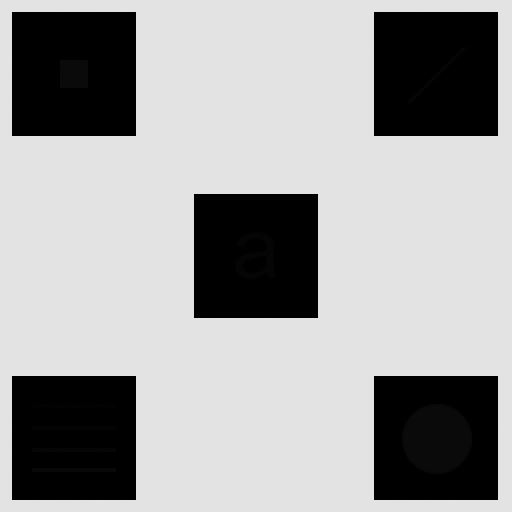
#> input picture iivp/lab2/images/q1.tif, 512 x 512 px
$ python q1.py   (older library calls are emulated)
#> lines starting #> are read from the running program, lines starting #| are printed output that depends on the picture
import cv2
import numpy as np
from matplotlib import pyplot as plt


# [9 lines of commented-out code are left out]


import numpy as np
import matplotlib
import matplotlib.pyplot as plt

from skimage import data
from skimage.util.dtype import dtype_range
from skimage.util import img_as_ubyte
from skimage import exposure
from skimage.morphology import disk
from skimage.filters import rank


matplotlib.rcParams['font.size'] = 9


def plot_img_and_hist(image, axes, bins=256):

    ax_img, ax_hist = axes
    ax_cdf = ax_hist.twinx()


    ax_img.imshow(image, cmap=plt.cm.gray)
    ax_img.set_axis_off()


    ax_hist.hist(image.ravel(), bins=bins)
    ax_hist.ticklabel_format(axis='y', style='scientific', scilimits=(0, 0))
    ax_hist.set_xlabel('Pixel intensity')

    xmin, xmax = dtype_range[image.dtype.type]
    ax_hist.set_xlim(xmin, xmax)


    img_cdf, bins = exposure.cumulative_distribution(image, bins)
    ax_cdf.plot(bins, img_cdf, 'r')

    return ax_img, ax_hist, ax_cdf


img = cv2.imread('./images/q1.tif',0)
#> img is the input picture: shape (512, 512); min 0, max 228, mean 160.7

print(img)
#> (printed output is left out)
img_rescale = exposure.equalize_hist(img)
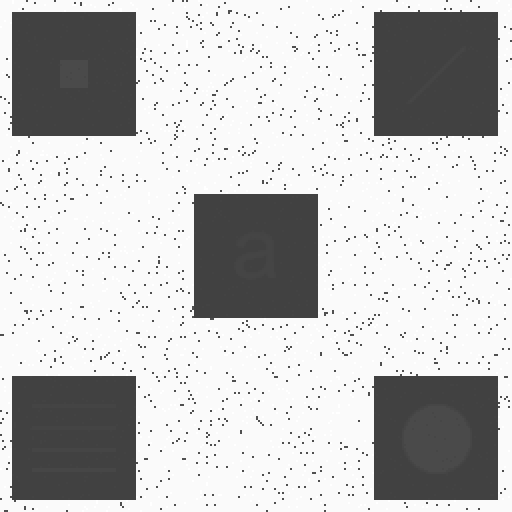
#> img_rescale: shape (512, 512) float64; min 0.257, max 1, mean 0.758

selem = disk(30)
img_eq = rank.equalize(img, selem=selem)
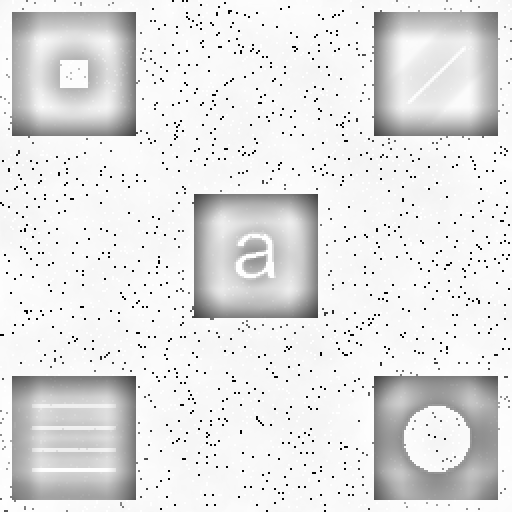
#> img_eq: shape (512, 512); min 2, max 255, mean 227


fig = plt.figure(figsize=(8, 5))
axes = np.zeros((2, 3), dtype=np.object)
axes[0, 0] = plt.subplot(2, 3, 1)
axes[0, 1] = plt.subplot(2, 3, 2, sharex=axes[0, 0], sharey=axes[0, 0])
axes[0, 2] = plt.subplot(2, 3, 3, sharex=axes[0, 0], sharey=axes[0, 0])
axes[1, 0] = plt.subplot(2, 3, 4)
axes[1, 1] = plt.subplot(2, 3, 5)
axes[1, 2] = plt.subplot(2, 3, 6)

ax_img, ax_hist, ax_cdf = plot_img_and_hist(img, axes[:, 0])
#> in plot_img_and_hist, `img_cdf, bins = exposure.cumulative_distribution(image, bins)`: img_cdf = 229 values from 0.257 to 1; bins = 229 values from 0 to 228
ax_img.set_title('Low contrast image')
ax_hist.set_ylabel('Number of pixels')

ax_img, ax_hist, ax_cdf = plot_img_and_hist(img_rescale, axes[:, 1])
ax_img.set_title('Global equalise')

ax_img, ax_hist, ax_cdf = plot_img_and_hist(img_eq, axes[:, 2])
ax_img.set_title('Local equalize')
ax_cdf.set_ylabel('Fraction of total intensity')


fig.tight_layout()
plt.show()
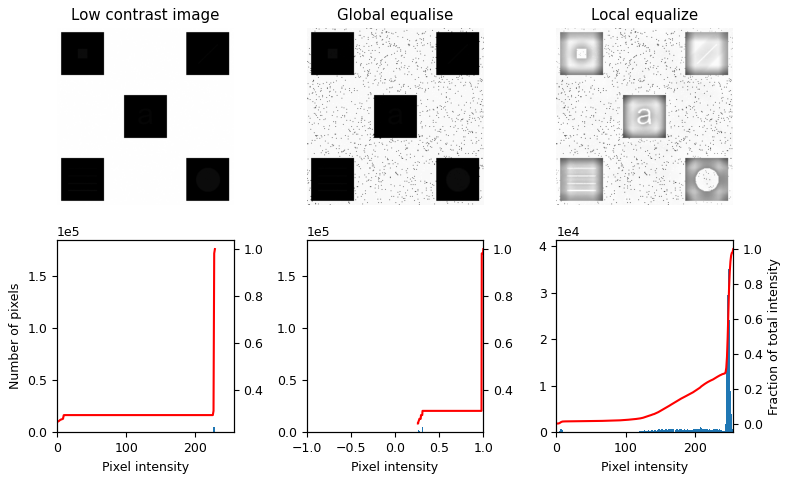
#> figure drawn by matplotlib, 9 panels; panel 4: tallest bar 175784 high, from x = 226.2 to 227.1; panel 5: tallest bar 175784 high, from x = 0.98 to 0.983; panel 6: tallest bar 39305 high, from x = 247.1 to 248.1; panel 7: curve peaks at x = 228, y = 1

$ run again, with iivp/lab2/images/q2.tif copied over iivp/lab2/images/q1.tif
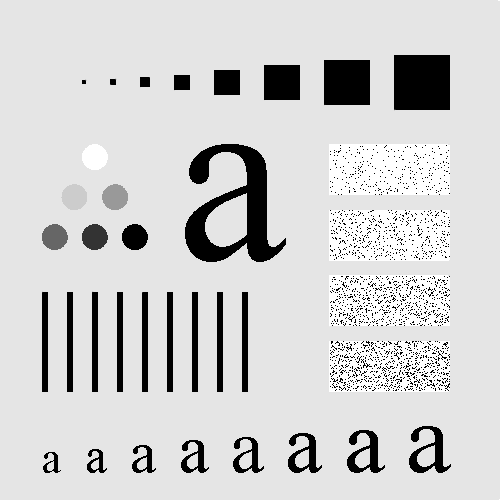
#> input picture iivp/lab2/images/q2.tif, 500 x 500 px
#> img is the input picture: shape (500, 500); min 0, max 255, mean 207.4
#> (printed output is left out)
#> `img_rescale = exposure.equalize_hist(img)`:
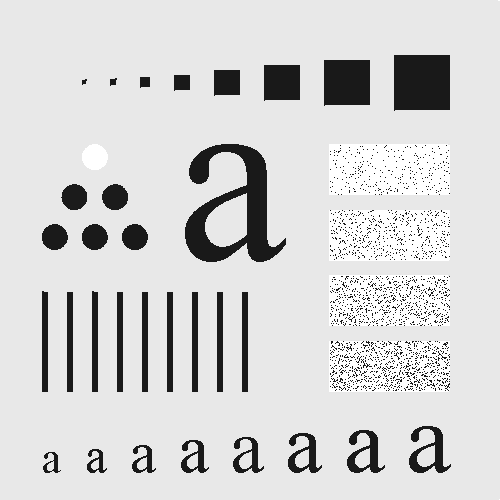
#> img_rescale: shape (500, 500) float64; min 0.101, max 1, mean 0.831
#> `img_eq = rank.equalize(img, selem=selem)`:
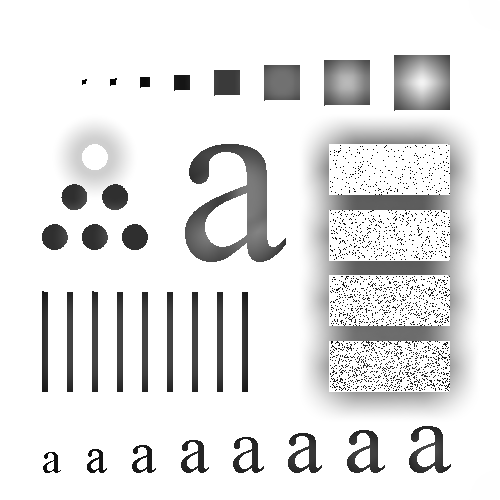
#> img_eq: shape (500, 500); min 2, max 255, mean 228.2
#> img_cdf = 256 values from 0.101 to 1; bins = 256 values from 0 to 255

$ run again, with iivp/lab2/images/q3.tif copied over iivp/lab2/images/q1.tif
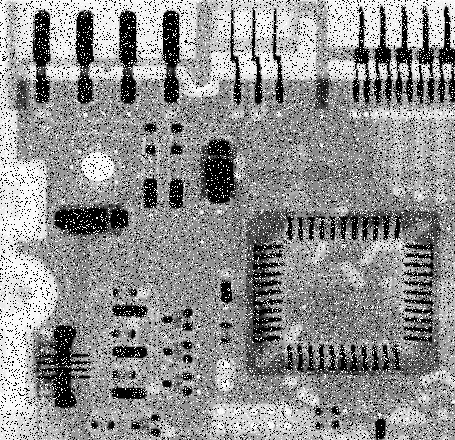
#> input picture iivp/lab2/images/q3.tif, 455 x 440 px
#> img is the input picture: shape (440, 455); min 0, max 255, mean 144.1
#> (printed output is left out)
#> `img_rescale = exposure.equalize_hist(img)`:
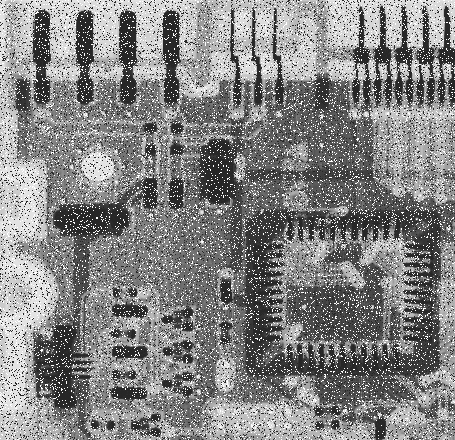
#> img_rescale: shape (440, 455) float64; min 0.153, max 1, mean 0.519
#> `img_eq = rank.equalize(img, selem=selem)`:
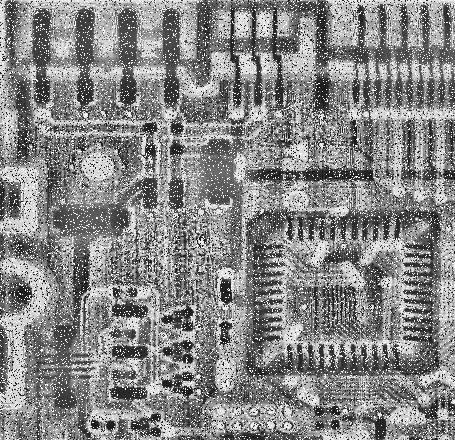
#> img_eq: shape (440, 455); min 21, max 255, mean 135.1
#> img_cdf = 256 values from 0.153 to 1; bins = 256 values from 0 to 255

$ run again, with iivp/lab2/images/q4.tif copied over iivp/lab2/images/q1.tif
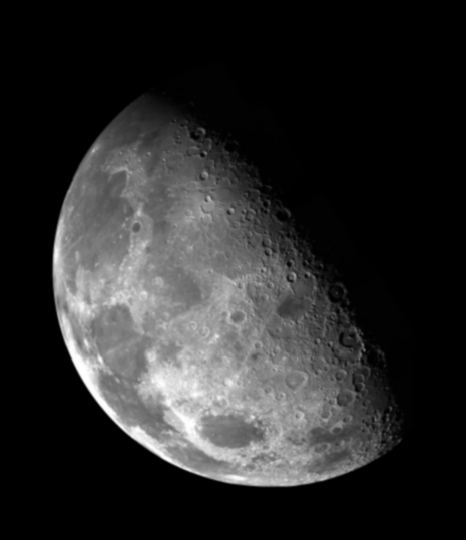
#> input picture iivp/lab2/images/q4.tif, 466 x 540 px
#> img is the input picture: shape (540, 466); min 0, max 254, mean 42.7
#> (printed output is left out)
#> `img_rescale = exposure.equalize_hist(img)`:
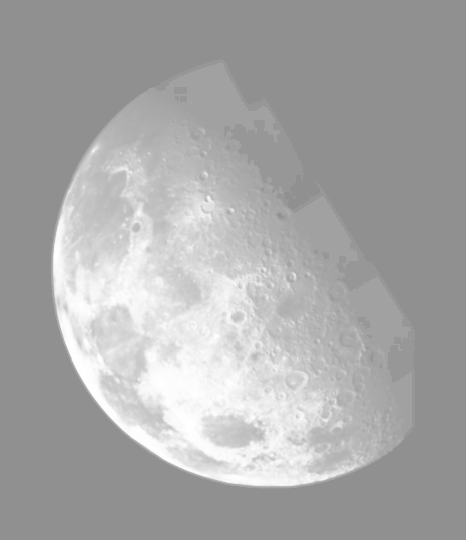
#> img_rescale: shape (540, 466) float64; min 0.566, max 1, mean 0.662
#> `img_eq = rank.equalize(img, selem=selem)`:
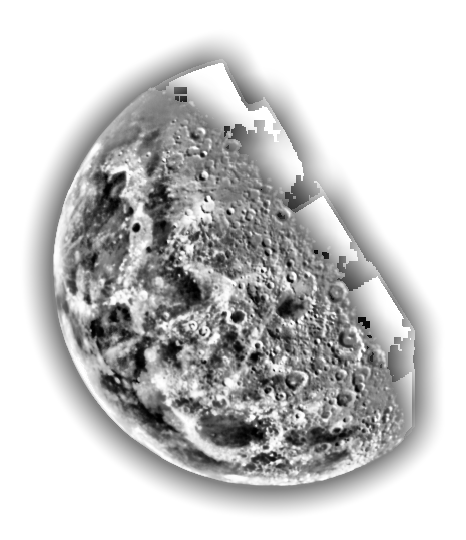
#> img_eq: shape (540, 466); min 0, max 255, mean 199.6
#> img_cdf = 255 values from 0.566 to 1; bins = 255 values from 0 to 254
